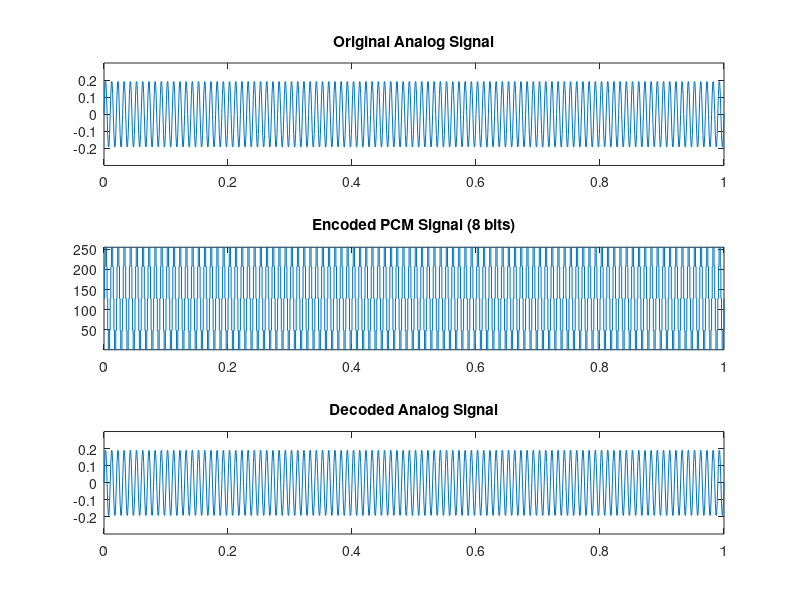

Here is the MATLAB script that generated this plot:
% Define analog signal parameters
Fs = 1000; % Sampling frequency (Hz)
t = 0:0.001:1; % Time vector
analog_signal = 0.2*sin(2*pi*100*t); % Sine wave with smaller amplitude (0.2) and 100 Hz frequency

% Quantization (8 bits)
num_bits = 8;
max_voltage = max(analog_signal);
min_voltage = min(analog_signal);
q_levels = 2^num_bits - 1; % Number of quantization levels
delta = (max_voltage - min_voltage) / q_levels; % Quantization step size

% PCM encoding
encoded_signal = floor((analog_signal - min_voltage) / delta) + 1;

% Simulate transmission (add noise - optional)
% noisy_encoded_signal = encoded_signal + randi([-1 1], size(encoded_signal)); % Add random noise (modify for different noise types)

% PCM decoding
decoded_voltage = (encoded_signal - 1) * delta + min_voltage;

% Optional: Interpolation for smoother signal (consider linear interpolation)
% interpolated_decoded = interp1(t, decoded_voltage, linspace(min(t), max(t), length(t)*10));

% Plot results with adjusted y-axis limits
figure(1);
subplot(3,1,1)
plot(t, analog_signal);
ylim([-0.3 0.3]); % Adjust y-axis limits to clearly see the small signal
title('Original Analog Signal');

subplot(3,1,2)
stairs(t, encoded_signal); % Use stairs for discrete values
ylim([1 q_levels]); % Adjust y-axis limits to show quantization levels (1 to 2^num_bits)
title('Encoded PCM Signal (8 bits)');

subplot(3,1,3)
plot(t, decoded_voltage);
ylim([-0.3 0.3]); % Adjust y-axis limits to clearly see the decoded signal
title('Decoded Analog Signal');

% Play original and decoded signals (optional)
% sound(analog_signal, Fs);
% sound(decoded_voltage, Fs);
